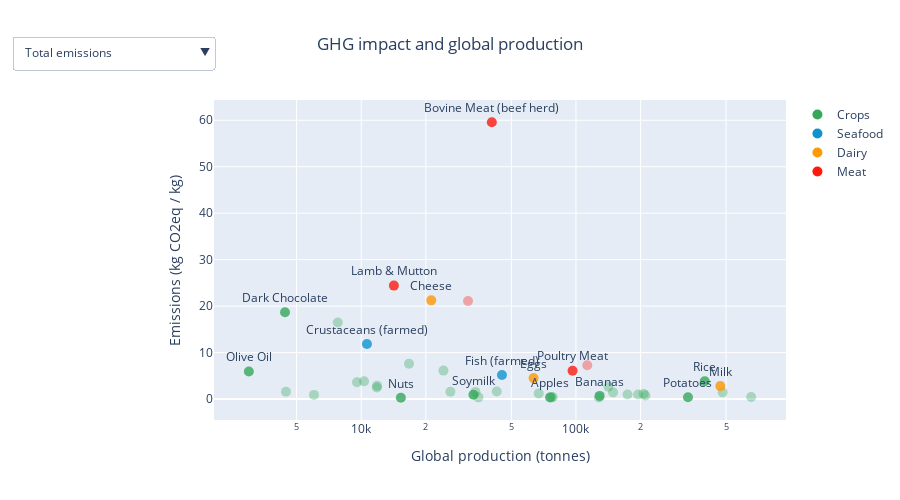

Notebook code cell kept with this figure:
### Markdown cell above
Phasellus viverra nulla ut metus varius laoreet. Quisque rutrum. Aenean imperdiet. Etiam ultricies nisi vel augue. Curabitur ullamcorper ultricies nisi. Nam eget dui. Etiam rhoncus. Maecenas tempus, tellus eget condimentum rhoncus, sem quam semper libero, sit amet adipiscing sem neque sed ipsum. Nam quam nunc, blandit vel, luctus pulvinar, hendrerit id, lorem. Maecenas nec odio et ante tincidunt tempus. Donec vitae sapien ut libero venenatis faucibus. Nullam quis ante. Etiam sit amet orci eget eros faucibus tincidunt. Duis leo. Sed fringilla mauris sit amet nibh. Donec sodales sagittis magna. Sed consequat, leo eget bibendum sodales, augue velit cursus nunc.

### Code cell
standard_discrete = px.colors.qualitative.T10

df_per_product = pd.read_excel('dataset1.xls', sheet_name=2, skiprows=2, nrows=70, usecols="A, F:L")
df_per_product = df_per_product.rename(columns={'LUC': 'Land Use Change', 'Packging': 'Packaging'})

df = df_per_product[0:43].copy()
df['Total'] = df.iloc[:, 1:].sum(axis=1)
# display(df)
df = df.sort_values(by='Total')

# display(df.Product)

df_melted = pd.melt(df, id_vars='Product', value_vars=['Land Use Change', 'Feed', 'Farm', 'Processing', 'Transport', 'Packaging', 'Retail'], var_name='Stage', value_name='Emissions')

# Reshape the DataFrame into a "long" format
df_melted = pd.melt(df, id_vars='Product', value_vars=['Land Use Change', 'Feed', 'Farm', 'Processing', 'Transport', 'Packaging', 'Retail'], var_name='Stage', value_name='Emissions')


df_cat = pd.read_excel('dataset1.xls', sheet_name=2, skiprows=2, nrows=43, usecols="A:B, F:L")
df_cat = df_cat.rename(columns={'LUC': 'Land Use Change', 'Packging': 'Packaging', "Food and Waste ('000 t, 2009-11 avg.)": 'Amount produced'})
df_cat['Total emissions'] = df_cat.iloc[:, 2:].sum(axis=1)
df_cat = pd.concat([df_cat, pd.read_excel('dataset1.xls', sheet_name=2, skiprows=2, nrows=43, usecols="M:P")], axis=1)
df_cat = df_cat.rename(columns={'Total': 'Acidification', 'Total.1': 'Eutrophication', 'Total.2': 'Freshwater', 'Total.3': 'Stress-weighted water usage'})

# assigns categories
df_cat['Type'] = 'Crops'
df_cat.loc[33:37, 'Type'] = 'Meat'
df_cat.loc[38:40, 'Type'] = 'Dairy'
df_cat.loc[41:42, 'Type'] = 'Seafood'


highlighted = ['Crustaceans (farmed)','Olive Oil', 'Bovine Meat (beef herd)', 'Cheese', 'Lamb & Mutton', 'Dark Chocolate', 'Fish (farmed)', 'Eggs', 'Poultry Meat', 'Milk', 'Potatoes', 'Milk', 'Rice', 'Soymilk', 'Nuts', 'Bananas', 'Apples']


# creates subcategory for labels
df_cat['labeled'] = df_cat['Product'].where(df_cat['Product'].isin(highlighted))

fig = px.scatter(
    df_cat, 
    x="Amount produced",
    y="Total emissions",
    log_x=True,
    height=500,
    text='labeled',
    # log_y=True,
    # size="Total impact",
    size_max=60,
    hover_data=['Product'],
    title="GHG impact and global production"
    )

df_filtered = df_cat[df_cat['Product'].isin(highlighted)]

annotation= [{
    'x': np.log10(df_cat.loc[df_cat['Product'] == name, 'Amount produced'].iloc[0]),
    'y': df_cat.loc[df['Product'] == name, 'Total emissions'].iloc[0],
    'text': name,  # text
    'showarrow': True,  # would you want to see arrow
} for name in highlighted]


updatemenus = [
    {
        "buttons": [
            {
                "label": col,
                "method": "update",
                "args": [
                    {"y": [df_cat[col]]},
                    {"yaxis": {"title": {"text": col}}}
                ],
            }
            for col in list(df_cat.loc[:, 'Total emissions': 'Stress-weighted water usage'].columns)
        ],
        "x": 0,
        "y": 1.2,
    }
]


fig.update_layout(updatemenus=updatemenus, title_x=0.5, yaxis_title='Emissions (kg CO2eq / kg)', xaxis_title='Global production (tonnes)')





fig.update_traces(marker={
        "color": pd.Categorical(df_cat["Type"]).codes,
        "colorscale": [(0,crop_color), (0.33,dairy_color), (0.66,meat_color), (1,seafood_color)]
    },
    marker_size=10,
    marker_opacity=df_cat['labeled'].notnull().map({True: 0.8, False: 0.35}).values,
    textposition="top center",
    hoverinfo="name+x+y",
    hovertemplate='Amount produced=%{x}<br>Total=%{y}<br>Product=%{customdata[0]}<extra></extra>',
    textfont={'size': 12}
)

# adds custom legend
types = ['Crops', 'Seafood', 'Dairy', 'Meat']
colors = [crop_color, seafood_color, dairy_color, meat_color]
for t, color in zip(types,colors):
    fig.add_trace(
        go.Scatter(
            x=[None], y=[None],
            mode='markers',
            marker=dict(
                size=10,
                color=color
            ),
            showlegend=True,
            name=t
        )
    )

fig.show()

### Figure 1 — Plotly figure (JSON) as saved in the notebook; plotly's stock layout.template omitted (floating-point values rounded to 4 significant figures)
{"data": [{"customdata": [["Wheat & Rye (Bread)"], ["Maize (Meal)"], ["Barley (Beer)"], ["Oatmeal"], ["Rice"], ["Potatoes"], ["Cassava"], ["Cane Sugar"], ["Beet Sugar"], ["Other Pulses"], ["Peas"], ["Nuts"], ["Groundnuts"], ["Soymilk"], ["Tofu"], ["Soybean Oil"], ["Palm Oil"], ["Sunflower Oil"], ["Rapeseed Oil"], ["Olive Oil"], ["Tomatoes"], ["Onions & Leeks"], ["Root Vegetables"], ["Brassicas"], ["Other Vegetables"], ["Citrus Fruit"], ["Bananas"], ["Apples"], ["Berries & Grapes"], ["Wine"], ["Other Fruit"], ["Coffee"], ["Dark Chocolate"], ["Bovine Meat (beef herd)"], ["Bovine Meat (dairy herd)"], ["Lamb & Mutton"], ["Pig Meat"], ["Poultry Meat"], ["Milk"], ["Cheese"], ["Eggs"], ["Fish (farmed)"], ["Crustaceans (farmed)"]], "hoverinfo": "name+x+y", "hovertemplate": "Amount produced=%{x}<br>Total=%{y}<br>Product=%{customdata[0]}<extra></extra>", "legendgroup": "", "marker": {"color": [0, 0, 0, 0, 0, 0, 0, 0, 0, 0, 0, 0, 0, 0, 0, 0, 0, 0, 0, 0, 0, 0, 0, 0, 0, 0, 0, 0, 0, 0, 0, 0, 0, 2, 2, 2, 2, 2, 1, 1, 1, 3, 3], "colorscale": [[0, "#35A85A"], [0.33, "#fd9a04"], [0.66, "#ff1a0d"], [1, "#1092d1"]], "opacity": [0.35, 0.35, 0.35, 0.35, 0.8, 0.8, 0.35, 0.35, 0.35, 0.35, 0.35, 0.8, 0.35, 0.8, 0.35, 0.35, 0.35, 0.35, 0.35, 0.8, 0.35, 0.35, 0.35, 0.35, 0.35, 0.35, 0.8, 0.8, 0.35, 0.35, 0.35, 0.35, 0.8, 0.8, 0.35, 0.8, 0.35, 0.8, 0.8, 0.8, 0.8, 0.8, 0.8], "size": 10, "symbol": "circle"}, "mode": "markers+text", "name": "", "orientation": "v", "showlegend": false, "text": [null, null, null, null, "Rice", "Potatoes", null, null, null, null, null, "Nuts", null, "Soymilk", null, null, null, null, null, "Olive Oil", null, null, null, null, null, null, "Bananas", "Apples", null, null, null, null, "Dark Chocolate", "Bovine Meat (beef herd)", null, "Lamb & Mutton", null, "Poultry Meat", "Milk", "Cheese", "Eggs", "Fish (farmed)", "Crustaceans (farmed)"], "textfont": {"size": 12}, "textposition": "top center", "type": "scatter", "x": [482152, 194554, 206523, 4463, 397780, 332343, 173814, 141702, 34038, 42765, 6026, 15296, 11827, 33318, 11853, 24148, 16691, 9554, 10311, 2997, 148957, 77927, 35154, 77045, 654375, 127923, 128971, 75781, 67079, 26013, 210650, 7778, 4416, 40571, 31425, 14195, 112892, 96439, 470267, 21191, 63489, 45223, 10633], "xaxis": "x", "y": [1.441, 0.988, 1.109, 1.575, 3.839, 0.37, 0.987, 2.672, 1.536, 1.61, 0.896, 0.278, 2.497, 0.914, 2.871, 6.117, 7.605, 3.607, 3.828, 5.944, 1.427, 0.395, 0.365, 0.437, 0.455, 0.317, 0.678, 0.357, 1.214, 1.585, 0.75, 16.48, 18.68, 59.57, 21.09, 24.41, 7.282, 6.092, 2.781, 21.24, 4.507, 5.183, 11.85], "yaxis": "y"}, {"marker": {"color": "#35A85A", "size": 10}, "mode": "markers", "name": "Crops", "showlegend": true, "type": "scatter", "x": [null], "y": [null]}, {"marker": {"color": "#1092d1", "size": 10}, "mode": "markers", "name": "Seafood", "showlegend": true, "type": "scatter", "x": [null], "y": [null]}, {"marker": {"color": "#fd9a04", "size": 10}, "mode": "markers", "name": "Dairy", "showlegend": true, "type": "scatter", "x": [null], "y": [null]}, {"marker": {"color": "#ff1a0d", "size": 10}, "mode": "markers", "name": "Meat", "showlegend": true, "type": "scatter", "x": [null], "y": [null]}], "layout": {"height": 500, "legend": {"tracegroupgap": 0}, "title": {"text": "GHG impact and global production", "x": 0.5}, "updatemenus": [{"buttons": [{"args": [{"y": [[1.441, 0.988, 1.109, 1.575, 3.839, 0.37, 0.987, 2.672, 1.536, 1.61, 0.896, 0.278, 2.497, 0.914, 2.871, 6.117, 7.605, 3.607, 3.828, 5.944, 1.427, 0.395, 0.365, 0.437, 0.455, 0.317, 0.678, 0.357, 1.214, 1.585, 0.75, 16.48, 18.68, 59.57, 21.09, 24.41, 7.282, 6.092, 2.781, 21.24, 4.507, 5.183, 11.85]]}, {"yaxis": {"title": {"text": "Total emissions"}}}], "label": "Total emissions", "method": "update"}, {"args": [{"y": [[0.01209, 0.00673, 0.00612, 0.00697, 0.02357, 0.00323, 0.00298, 0.01537, 0.01076, 0.01913, 0.00759, 0.01904, 0.01792, 0.0025, 0.00625, 0.0157, 0.01832, 0.02735, 0.0288, 0.04108, 0.01143, 0.00304, 0.00253, 0.00686, 0.00531, 0.00306, 0.00469, 0.00291, 0.00989, 0.01128, 0.00438, 0.04608, 0.01659, 0.1893, 0.2095, 0.08726, 0.08265, 0.06439, 0.01766, 0.1489, 0.05182, 0.025, 0.05977]]}, {"yaxis": {"title": {"text": "Acidification"}}}], "label": "Acidification", "method": "update"}, {"args": [{"y": [[0.00706, 0.00226, 0.00211, 0.00705, 0.02972, 0.00255, 0.00056, 0.0136, 0.00437, 0.01501, 0.00683, 0.0088, 0.01117, 0.00097, 0.00553, 0.01123, 0.01089, 0.05061, 0.01939, 0.04024, 0.00481, 0.0023, 0.00132, 0.00414, 0.00186, 0.00157, 0.00225, 0.00115, 0.00531, 0.00402, 0.00179, 0.0602, 0.03061, 0.1775, 0.2088, 0.05965, 0.04416, 0.02957, 0.00934, 0.08875, 0.02102, 0.09207, 0.09787]]}, {"yaxis": {"title": {"text": "Eutrophication"}}}], "label": "Eutrophication", "method": "update"}, {"args": [{"y": [[567, 120, 15, 302, 1962, 43, 0, 492, 170, 364, 353, 1914, 1431, 26, 139, 418, 7, 943, 234, 2322, 235, 11, 23, 97, 83, 65, 86, 140, 292, 68, 119, 14, 209, 871, 1650, 1082, 1073, 402, 533, 4735, 556, 1315, 1394]]}, {"yaxis": {"title": {"text": "Freshwater"}}}], "label": "Freshwater", "method": "update"}, {"args": [{"y": [[28918, 6007, 604, 11774, 43275, 2027, 0, 13096, 7413, 18670, 24856, 106382, 48147, 894, 4785, 15039, 37, 34064, 10412, 192719, 4013, 746, 776, 6878, 3958, 3678, 491, 10007, 15180, 1003, 7771, 182, 1097, 21163, 75339, 85193, 40028, 8828, 16951, 155464, 17315, 13691, 50685]]}, {"yaxis": {"title": {"text": "Stress-weighted water usage"}}}], "label": "Stress-weighted water usage", "method": "update"}], "x": 0, "y": 1.2}], "xaxis": {"anchor": "y", "domain": [0, 1], "title": {"text": "Global production (tonnes)"}, "type": "log"}, "yaxis": {"anchor": "x", "domain": [0, 1], "title": {"text": "Emissions (kg CO2eq / kg)"}}}}
